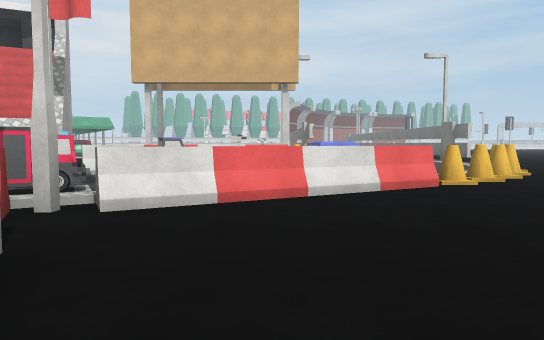
View 1 (above)

24 first-person views from a walk through a Unity game level. The camera is 1.4 m above the floor, tilts 4° down and sees 70° across. The floor is counted in squares, 2 m on a side. Each view is taken from the middle of a square. On the plan, view 1 faces up. The plan holds only what a view shows up to about 11 squares ahead; the rest is blank. The place goes on beyond the plan. Some animated figures are not drawn. Some surface patterns are stand-ins.

View 2
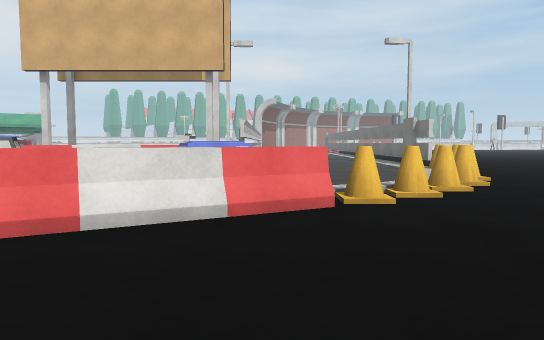

View 3
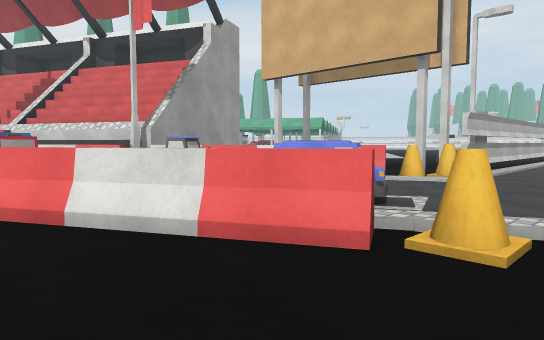

View 4
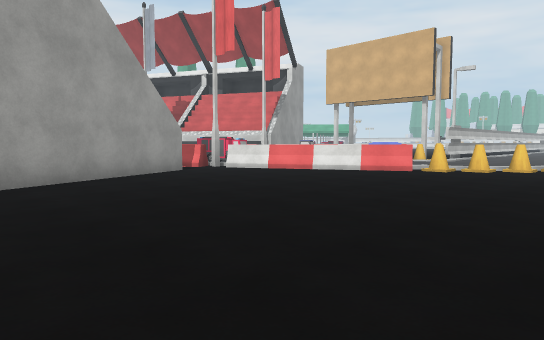

View 5
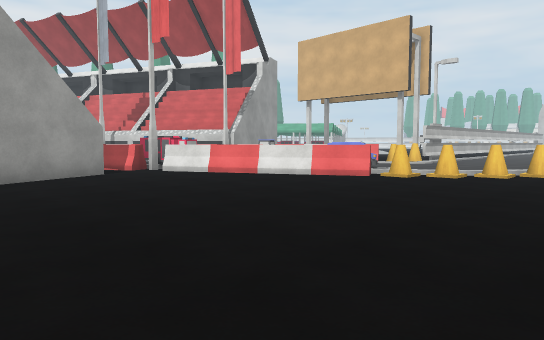

View 6
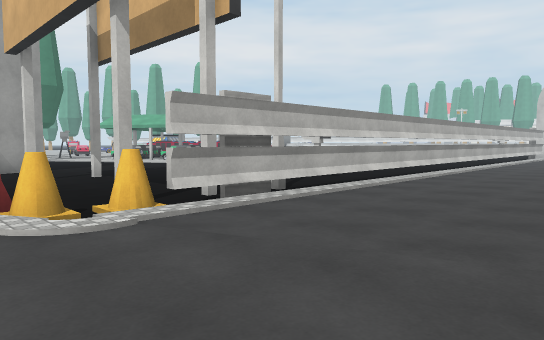

View 7
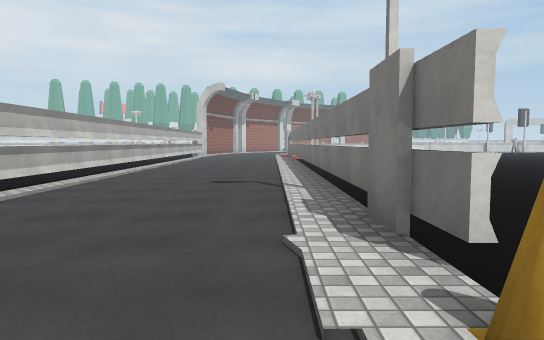

View 8
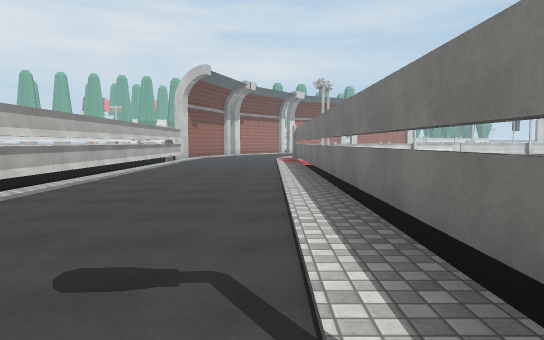

View 9
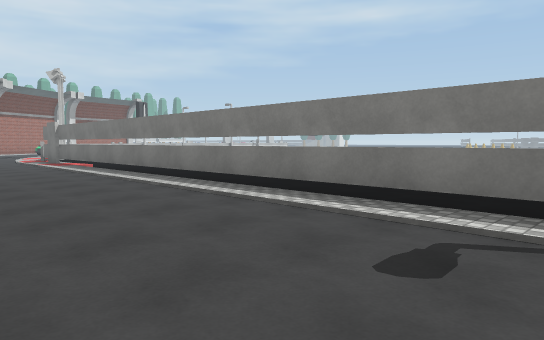

View 10
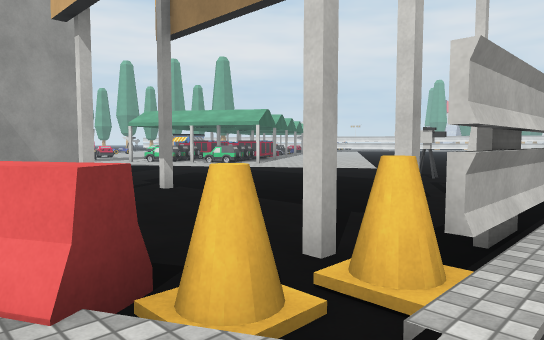

View 11
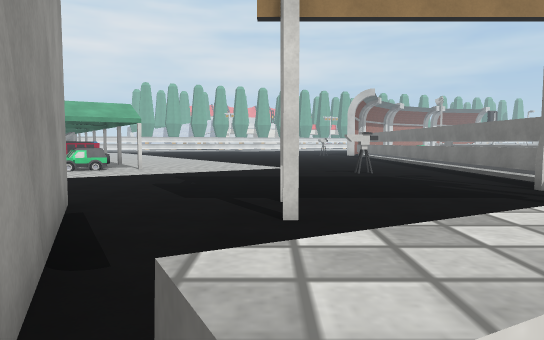

View 12
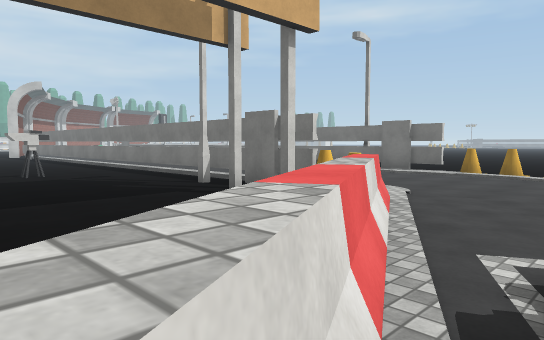

View 13
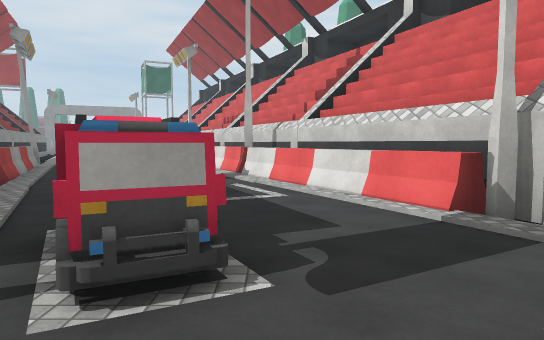

View 14
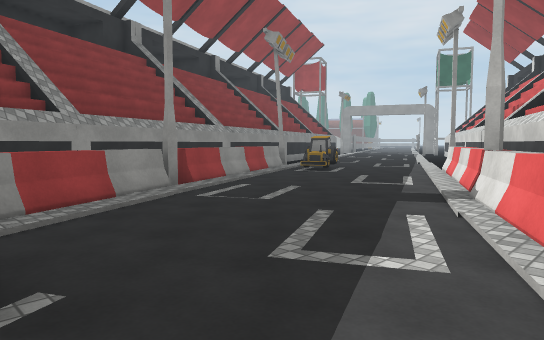

View 15
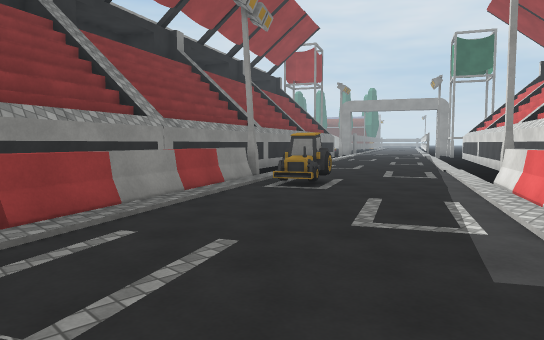

View 16
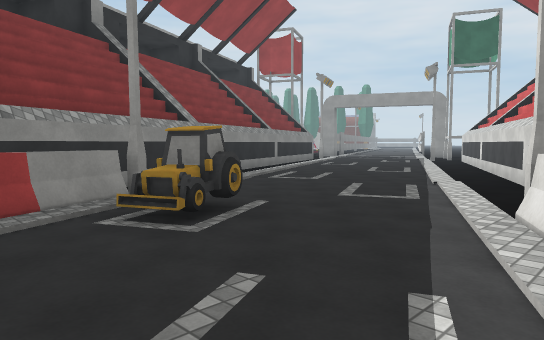

View 17
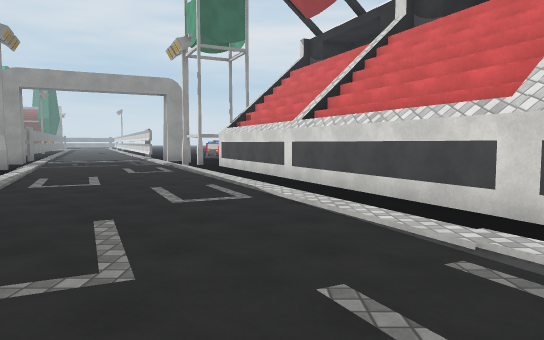

View 18
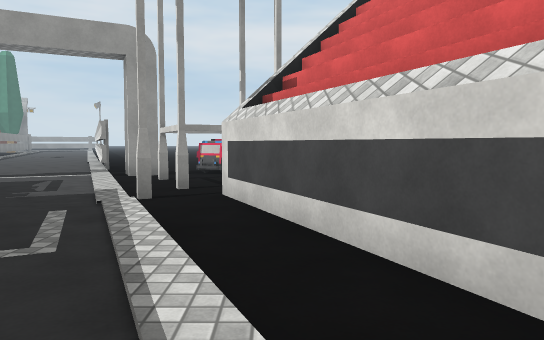

View 19
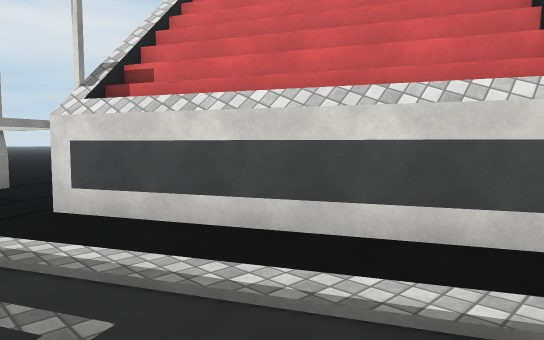

View 20
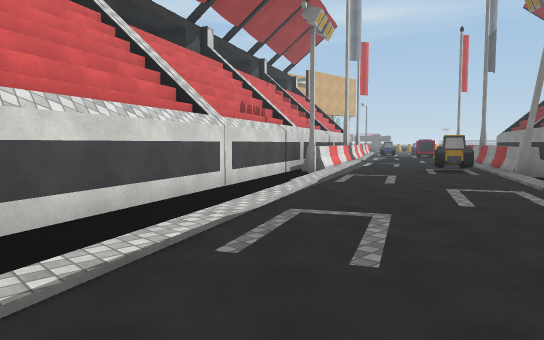

View 21
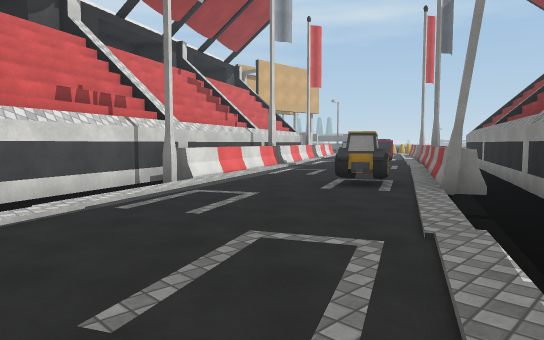

View 22
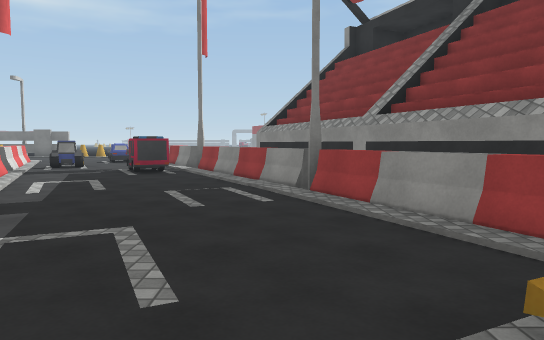

View 23
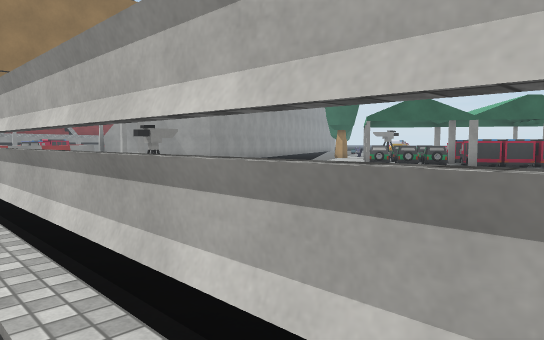

View 24
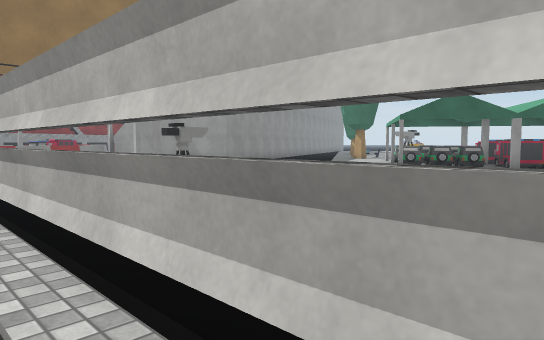

### Floor plan
Key: @ floor where view 1 was taken; # wall or solid block; x gap in a wall; . floor; / step, stairs or slope; = window, fence, low wall or low ledge; ^ raised ledge; T thing the floor can be seen under or through; W wheel; S shovel; O other object.
Columns run from 31 left of view 1 to 7 right of it. Each row starts with its distance up from view 1.
 26                                .=....=.
 25                                .=....=.
 24                                .=....=.
 23                     #          .=....=.
 22                    OO          .=....=.
 21                     O#       ...=....=.
 20                      O       ...=....=.
 19                      OO.........=....=.
 18                       .......O..=....=.
 17                       ..........=....=.
 16                        .........=....=
 15                        .........=....=
 14                         ........T....#.
 13                         #..O...TT....#.
 12                         #..O...TO....x.
 11                         ##.....#O....O.
 10                          #...=^^.....O.
  9                          ##x^^=.....O/.
  8                         ###/.O. OO./O.
  7                       ##^^....  O#OO..
  6                     ##^^....... ^^....
  5                   ##^^.....OO ^^......
  4               ####^^=.......##=.......
  3             ###..O........=^^.........
  2           ###../........=^^###.........
  1         ###../....WS..^^#### ##........
  0       ###../.......W^^^###    #@.......
 -1 ....###../......../x^###      #........
 -2 O#....//......../..##         ##.......
 -3 .....O........//.###               ....

Positions as (right, up) in squares from view 1, and headings:
1: (0, 0), facing up
2: (2, 2), facing up
3: (4, 4), facing up-left
4: (7, -3), facing up-left
5: (7, -1), facing up-left
6: (5, 10), facing up-left
7: (5, 10), facing up
8: (5, 15), facing up
9: (2, 16), facing up-right
10: (2, 10), facing up-left
11: (-4, 8), facing up
12: (-4, 8), facing up-right
13: (-1, 6), facing left
14: (-4, 7), facing down-left
15: (-7, 5), facing down-left
16: (-10, 4), facing down-left
17: (-14, 0), facing left
18: (-21, -1), facing left
19: (-22, -3), facing up-left
20: (-22, -3), facing up-right
21: (-18, -3), facing up-right
22: (-13, 2), facing right
23: (2, 25), facing down-left
24: (2, 24), facing down-left
